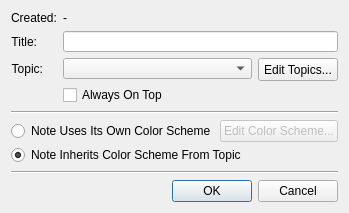
<?xml version="1.0" encoding="UTF-8"?>
<ui version="4.0">
 <class>notePropertiesDialog</class>
 <widget class="QDialog" name="notePropertiesDialog">
  <property name="geometry">
   <rect>
    <x>0</x>
    <y>0</y>
    <width>349</width>
    <height>213</height>
   </rect>
  </property>
  <property name="sizePolicy">
   <sizepolicy hsizetype="Preferred" vsizetype="Preferred">
    <horstretch>0</horstretch>
    <verstretch>0</verstretch>
   </sizepolicy>
  </property>
  <property name="minimumSize">
   <size>
    <width>349</width>
    <height>194</height>
   </size>
  </property>
  <property name="maximumSize">
   <size>
    <width>400</width>
    <height>300</height>
   </size>
  </property>
  <property name="windowTitle">
   <string>Note Properties</string>
  </property>
  <property name="modal">
   <bool>true</bool>
  </property>
  <layout class="QVBoxLayout" name="verticalLayout_2">
   <item>
    <layout class="QFormLayout" name="formLayout">
     <item row="0" column="0">
      <widget class="QLabel" name="label">
       <property name="text">
        <string>Created:</string>
       </property>
      </widget>
     </item>
     <item row="0" column="1">
      <widget class="QLabel" name="createdWhenLabel">
       <property name="text">
        <string>-</string>
       </property>
      </widget>
     </item>
     <item row="1" column="0">
      <widget class="QLabel" name="label_2">
       <property name="text">
        <string>Title:</string>
       </property>
       <property name="alignment">
        <set>Qt::AlignRight|Qt::AlignTrailing|Qt::AlignVCenter</set>
       </property>
      </widget>
     </item>
     <item row="1" column="1">
      <widget class="QLineEdit" name="titleEdit"/>
     </item>
     <item row="2" column="0">
      <widget class="QLabel" name="label_3">
       <property name="text">
        <string>Topic:</string>
       </property>
       <property name="alignment">
        <set>Qt::AlignRight|Qt::AlignTrailing|Qt::AlignVCenter</set>
       </property>
      </widget>
     </item>
     <item row="2" column="1">
      <layout class="QHBoxLayout" name="horizontalLayout_3">
       <item>
        <widget class="QComboBox" name="topicCombo">
         <property name="sizePolicy">
          <sizepolicy hsizetype="Preferred" vsizetype="Fixed">
           <horstretch>1</horstretch>
           <verstretch>0</verstretch>
          </sizepolicy>
         </property>
         <property name="minimumSize">
          <size>
           <width>0</width>
           <height>20</height>
          </size>
         </property>
        </widget>
       </item>
       <item>
        <widget class="QPushButton" name="editTopicsButton">
         <property name="minimumSize">
          <size>
           <width>0</width>
           <height>23</height>
          </size>
         </property>
         <property name="text">
          <string>Edit Topics...</string>
         </property>
        </widget>
       </item>
      </layout>
     </item>
     <item row="3" column="1">
      <widget class="QCheckBox" name="alwaysOnTopCheckBox">
       <property name="text">
        <string>Always On Top</string>
       </property>
      </widget>
     </item>
    </layout>
   </item>
   <item>
    <widget class="Line" name="line">
     <property name="orientation">
      <enum>Qt::Horizontal</enum>
     </property>
    </widget>
   </item>
   <item>
    <layout class="QVBoxLayout" name="verticalLayout">
     <property name="spacing">
      <number>3</number>
     </property>
     <item>
      <layout class="QHBoxLayout" name="horizontalLayout">
       <item>
        <widget class="QRadioButton" name="usesOwnColorsRadio">
         <property name="text">
          <string>Note Uses Its Own Color Scheme</string>
         </property>
        </widget>
       </item>
       <item>
        <spacer name="horizontalSpacer">
         <property name="orientation">
          <enum>Qt::Horizontal</enum>
         </property>
         <property name="sizeHint" stdset="0">
          <size>
           <width>40</width>
           <height>20</height>
          </size>
         </property>
        </spacer>
       </item>
       <item>
        <widget class="QPushButton" name="editColorSchemeButton">
         <property name="enabled">
          <bool>false</bool>
         </property>
         <property name="text">
          <string>Edit Color Scheme...</string>
         </property>
        </widget>
       </item>
      </layout>
     </item>
     <item>
      <widget class="QRadioButton" name="usesTopicColorsRadio">
       <property name="text">
        <string>Note Inherits Color Scheme From Topic</string>
       </property>
       <property name="checked">
        <bool>true</bool>
       </property>
      </widget>
     </item>
    </layout>
   </item>
   <item>
    <widget class="Line" name="line_2">
     <property name="orientation">
      <enum>Qt::Horizontal</enum>
     </property>
    </widget>
   </item>
   <item>
    <widget class="QDialogButtonBox" name="buttonBox">
     <property name="orientation">
      <enum>Qt::Horizontal</enum>
     </property>
     <property name="standardButtons">
      <set>QDialogButtonBox::Cancel|QDialogButtonBox::Ok</set>
     </property>
    </widget>
   </item>
  </layout>
 </widget>
 <resources/>
 <connections>
  <connection>
   <sender>buttonBox</sender>
   <signal>accepted()</signal>
   <receiver>notePropertiesDialog</receiver>
   <slot>accept()</slot>
   <hints>
    <hint type="sourcelabel">
     <x>248</x>
     <y>254</y>
    </hint>
    <hint type="destinationlabel">
     <x>157</x>
     <y>274</y>
    </hint>
   </hints>
  </connection>
  <connection>
   <sender>buttonBox</sender>
   <signal>rejected()</signal>
   <receiver>notePropertiesDialog</receiver>
   <slot>reject()</slot>
   <hints>
    <hint type="sourcelabel">
     <x>316</x>
     <y>260</y>
    </hint>
    <hint type="destinationlabel">
     <x>286</x>
     <y>274</y>
    </hint>
   </hints>
  </connection>
  <connection>
   <sender>usesOwnColorsRadio</sender>
   <signal>clicked(bool)</signal>
   <receiver>editColorSchemeButton</receiver>
   <slot>setEnabled(bool)</slot>
   <hints>
    <hint type="sourcelabel">
     <x>102</x>
     <y>114</y>
    </hint>
    <hint type="destinationlabel">
     <x>283</x>
     <y>115</y>
    </hint>
   </hints>
  </connection>
  <connection>
   <sender>usesTopicColorsRadio</sender>
   <signal>clicked(bool)</signal>
   <receiver>editColorSchemeButton</receiver>
   <slot>setDisabled(bool)</slot>
   <hints>
    <hint type="sourcelabel">
     <x>174</x>
     <y>140</y>
    </hint>
    <hint type="destinationlabel">
     <x>283</x>
     <y>115</y>
    </hint>
   </hints>
  </connection>
 </connections>
</ui>
